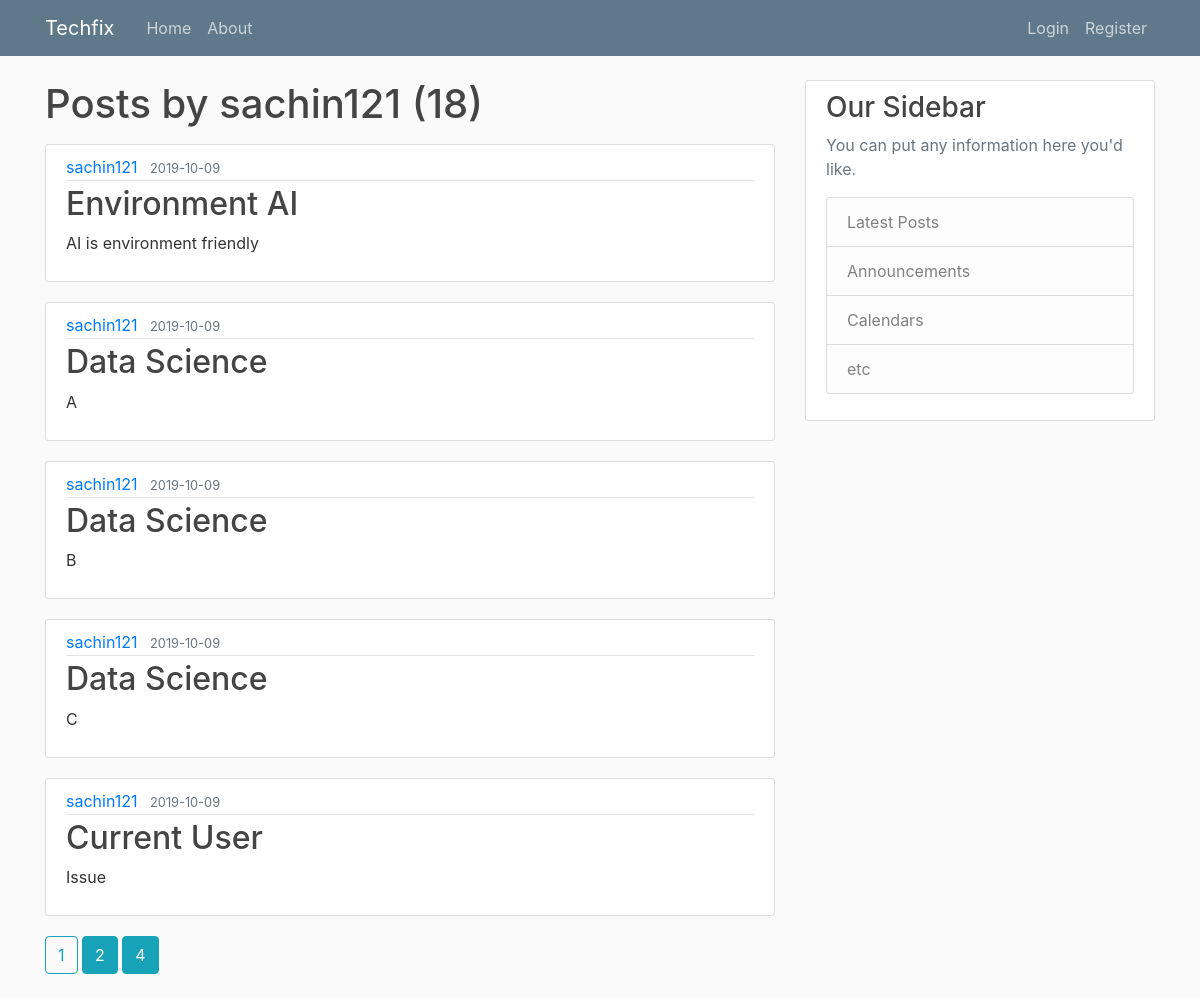
/user/sachin121, run on the app's committed database.
### flaskblog/models.py (models this page shows, shortened)
class User(db.Model, UserMixin):
    id = db.Column(db.Integer, primary_key=True)
    username = db.Column(db.String(20), unique=True, nullable=False)
    email = db.Column(db.String(120), unique=True, nullable=False)
    image_file = db.Column(db.String(120), nullable=False, default='default.jpg')
    password = db.Column(db.String(60), nullable=False)
    posts = db.relationship('Post', backref='author', lazy=True)

class Post(db.Model):
    id = db.Column(db.Integer, primary_key=True)
    title = db.Column(db.String(100), nullable=False)
    date_posted = db.Column(db.DateTime, nullable=False, default=datetime.utcnow())
    content = db.Column(db.Text, nullable=False)
    user_id = db.Column(db.Integer, db.ForeignKey('user.id'), nullable=False)

### flaskblog/users/routes.py (the view)
@users.route("/user/<string:username>")
def user_posts(username):
    page = request.args.get('page', 1, type=int)
    user = User.query.filter_by(username=username).first_or_404()
    posts = Post.query.filter_by(author=user). \
        order_by(Post.date_posted.desc()). \
        paginate(page=page, per_page=5)
    return render_template('user_posts.html', posts=posts, user=user)

### flaskblog/templates/user_posts.html (shortened to what this page needs)
{% extends "layout.html" %}
{% block content %}
<h1 class="mb-3">Posts by {{ user.username }} ({{ posts.total }})</h1>
{% for post in posts.items %}
<article class="media content-section">
    <div class="media-body">
        <div class="article-metadata">
            <a class="mr-2" href="{{ url_for('users.user_posts', username=post.author.username) }}">{{ post.author.username }}</a>
            <small class="text-muted">{{ post.date_posted.strftime('%Y-%m-%d') }}</small>
        </div>
        <h2><a class="article-title" href="{{ url_for('posts.post', post_id=post.id) }}">{{ post.title }}</a></h2>
        <p class="article-content">{{ post.content }}</p>
    </div>
</article>
{% endfor %}
{% for page_num in posts.iter_pages(left_edge=1, right_edge=1, left_current=1, right_current=2) %}
    {% if page_num %}
    {% if posts.page == page_num %}
        <a class="btn btn-outline-info mb-4" href="{{ url_for('main.home', page=page_num) }}">{{ page_num }}</a>
    {% else %}
        <a class="btn btn-info mb-4" href="{{ url_for('main.home', page=page_num) }}">{{ page_num }}</a>
    {% endif %}
    {% endif %}
{% endfor %}
{% endblock content %}

### flaskblog/static/main.css (style rules this page uses)
body { background: #fafafa; color: #333333; margin-top: 5rem; }
h1, h2, h3, h4, h5, h6 { color: #444444; }
.content-section { background: #ffffff; padding: 10px 20px; border: 1px solid #dddddd; border-radius: 3px; margin-bottom: 20px; }
.article-title { color: #444444; }
.article-content { white-space: pre-line; }
.article-metadata { padding-bottom: 1px; margin-bottom: 4px; border-bottom: 1px solid #e3e3e3 }

### data on the page
User: username "sachin121"
Post: author.username "sachin121", date_posted "2019-10-09", title "Environment AI", content "AI is environment friendly"
Post: author.username "sachin121", date_posted "2019-10-09", title "Data Science", content "A"
Post: author.username "sachin121", date_posted "2019-10-09", title "Data Science", content "B"
Post: author.username "sachin121", date_posted "2019-10-09", title "Data Science", content "C"
Post: author.username "sachin121", date_posted "2019-10-09", title "Current User", content "Issue"

### other printed values
{{ posts.total }} "18"
{{ page_num }} "1"
{{ page_num }} "2" "4"
